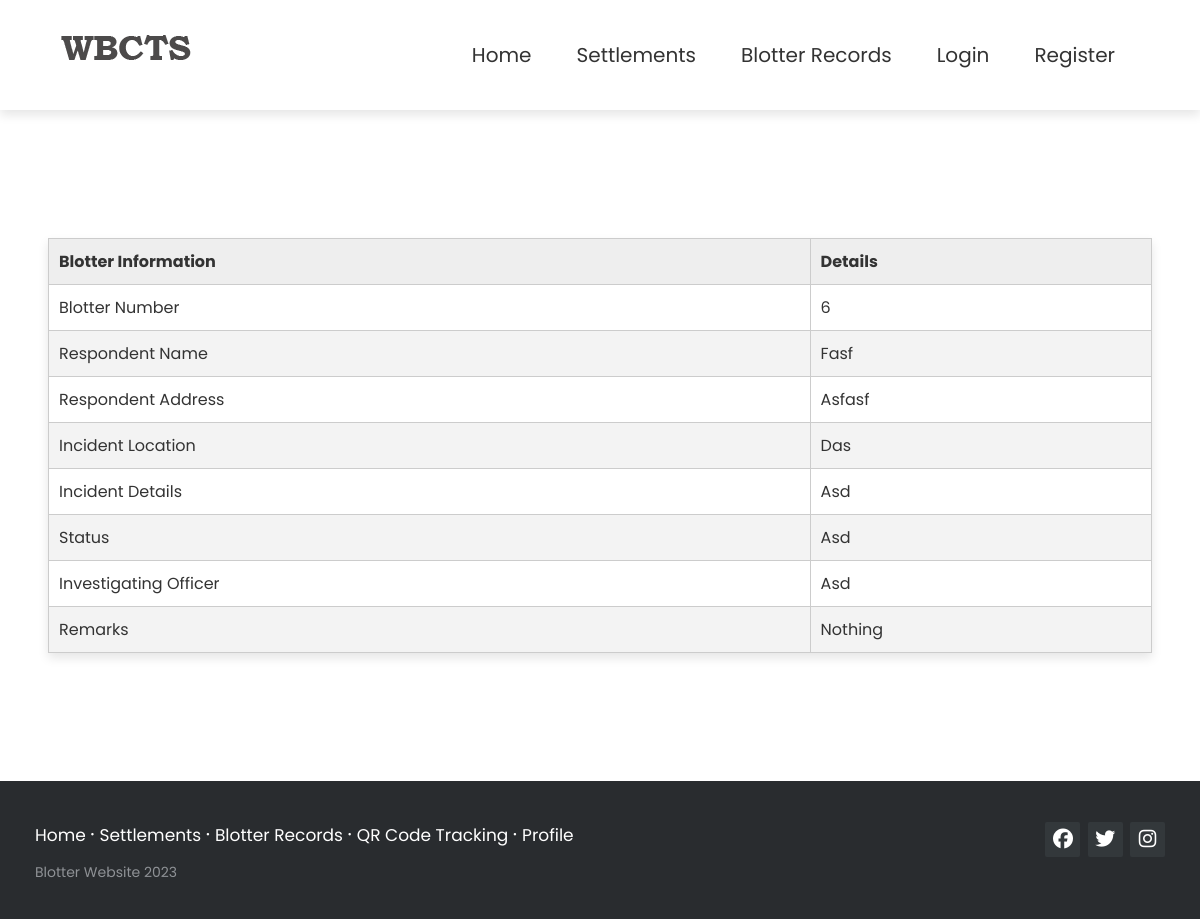
Screenshot of /view-blotters.php?id=6 with the database file from the repository.
### tables this page shows
CREATE TABLE `blotter_records` (
  `id` int(11) NOT NULL,
  `complainant_id` int(11) NOT NULL,
  `complainant_name` varchar(255) NOT NULL,
  `respondent_name` varchar(255) NOT NULL,
  `respondent_address` varchar(255) NOT NULL,
  `incident_location` varchar(255) NOT NULL,
  `incident_details` longtext NOT NULL,
  `incident_type` varchar(255) NOT NULL,
  `blotter_status` varchar(255) DEFAULT 'pending',
  `investigating_officer` varchar(255) DEFAULT NULL,
  `remarks` varchar(255) NOT NULL,
  `qrcode` varchar(255) NOT NULL,
  `is_archived` tinyint(1) DEFAULT 0,
  `created_at` datetime NOT NULL DEFAULT current_timestamp(),
  `updated_at` datetime NOT NULL DEFAULT current_timestamp()
);

### php/models/Blotter.php (called while the page is built, shortened)
<?php
class Blotter
{
    private $table = 'blotter_records';
    private $conn;
    public function __construct($db)
    {
        $this->conn = $db;
    }
    public function read($id)
    {
        $c = $id != null ? "WHERE id = '{$id}'" : "";
        $query = "SELECT * FROM {$this->table} {$c};";
        $stmt = $this->conn->prepare($query);
        $stmt->execute();
        return $stmt;
    }
}

### view-blotters.php (the view, shortened to what this page needs)
<?php
require_once "php/config/Database.php";
require_once "php/models/Blotter.php";
$database = new Database();
$db = $database->connect();
$blotter = new Blotter($db);
$result = $blotter->read($_GET["id"]);
$row = $result->fetch(PDO::FETCH_ASSOC);
$content = <<<CONTENT
	<table class="table table-striped" style="width:100%">
			<thead>
				<th>Blotter Information</th>
				<th>Details</th>
			</thead>
			<tbody>
				<tr>
                    <td>Blotter Number</td>
                    <td>{$row["id"]}</td>
                </tr>
                <tr>
                    <td>Respondent Name</td>
                    <td>{$row["respondent_name"]}</td>
                </tr>
                <tr>
                    <td>Respondent Address</td>
                    <td>{$row["respondent_address"]}</td>
                </tr>
                <tr>
                    <td>Incident Location</td>
                    <td>{$row["incident_location"]}</td>
                </tr>
                <tr>
                    <td>Incident Details</td>
                    <td>{$row["incident_details"]}</td>
                </tr>
                <tr>
                    <td>Status</td>
                    <td>{$row["incident_details"]}</td>
                </tr>
                <tr>
                    <td>Investigating Officer</td>
                    <td>{$row["investigating_officer"]}</td>
                </tr>
                <tr>
                    <td>Remarks</td>
                    <td>{$row["remarks"]}</td>
                </tr>
			</tbody>
		</table>
CONTENT;
?>
<?php include 'templates/default.php'; ?>

### assets/css/footerstyle.css (style rules this page uses)
* { font-family: Roboto; }

### assets/css/headerstyle.css (style rules this page uses)
* { margin: 0; padding: 0; box-sizing: border-box; font-family: Arial, sans-serif; text-transform: capitalize; text-decoration: none; }

### assets/css/style.css (style rules this page uses)
table { border-collapse: collapse; width: 100%; font-family: Arial, sans-serif; color: #333333; background-color: #ffffff; text-align: left; margin: 0 auto; box-shadow: 0 5px 10px rgba(0, 0, 0, 0.1); }
thead th { background-color: #eeeeee; border: 1px solid #cccccc; padding: 10px; }
tbody td { border: 1px solid #cccccc; padding: 10px; }
tbody tr:nth-of-type(even) { background-color: #f3f3f3; }

### templates/default.php (style rules this page uses)
* { margin: 0; padding: 0; outline: none; box-sizing: border-box; font-family: 'Poppins', sans-serif; }
body { font-family: Arial, Helvetica, sans-serif; }

### rows the page displays
blotter_records: id "6", respondent_name "Fasf", respondent_address "Asfasf", incident_location "Das", incident_details "Asd", investigating_officer "Asd", remarks "Nothing"
